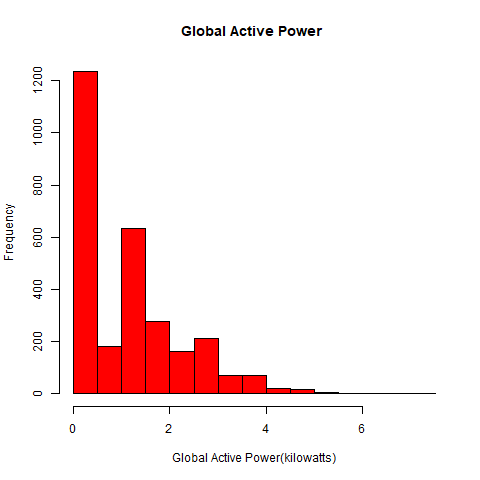

Write the R code that produced this figure.
source("Power Consumption.R")

png(filename = "plot1.png", width = 480, height = 480, units = "px")

plot1 <- hist(data2$GlobalActivePower) 
plot(plot1, main = "Global Active Power ", xlab = "Global Active Power(kilowatts)", ylab = "Frequency", col = "Red")

dev.off()

